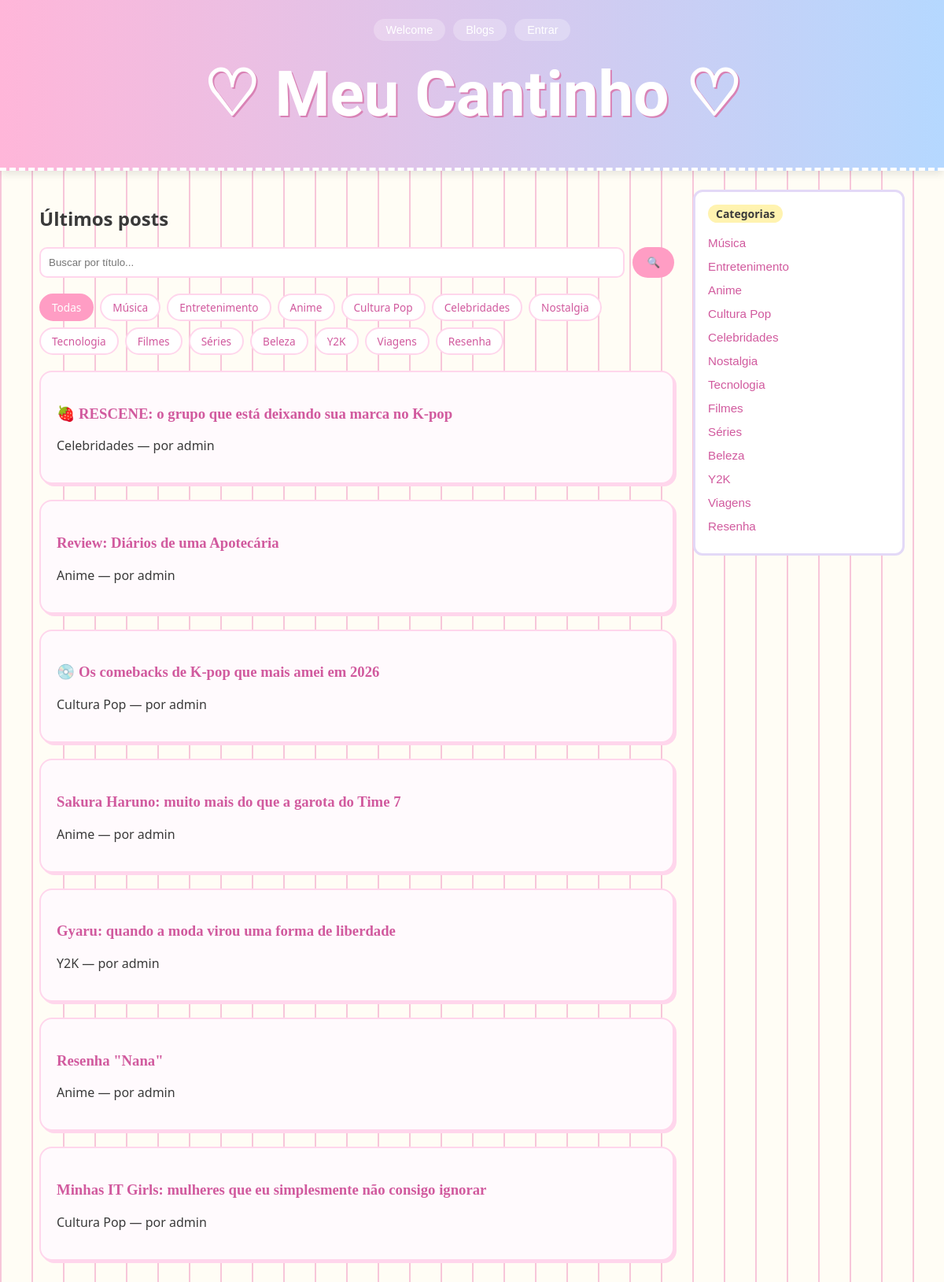
Before: / with the older database file.
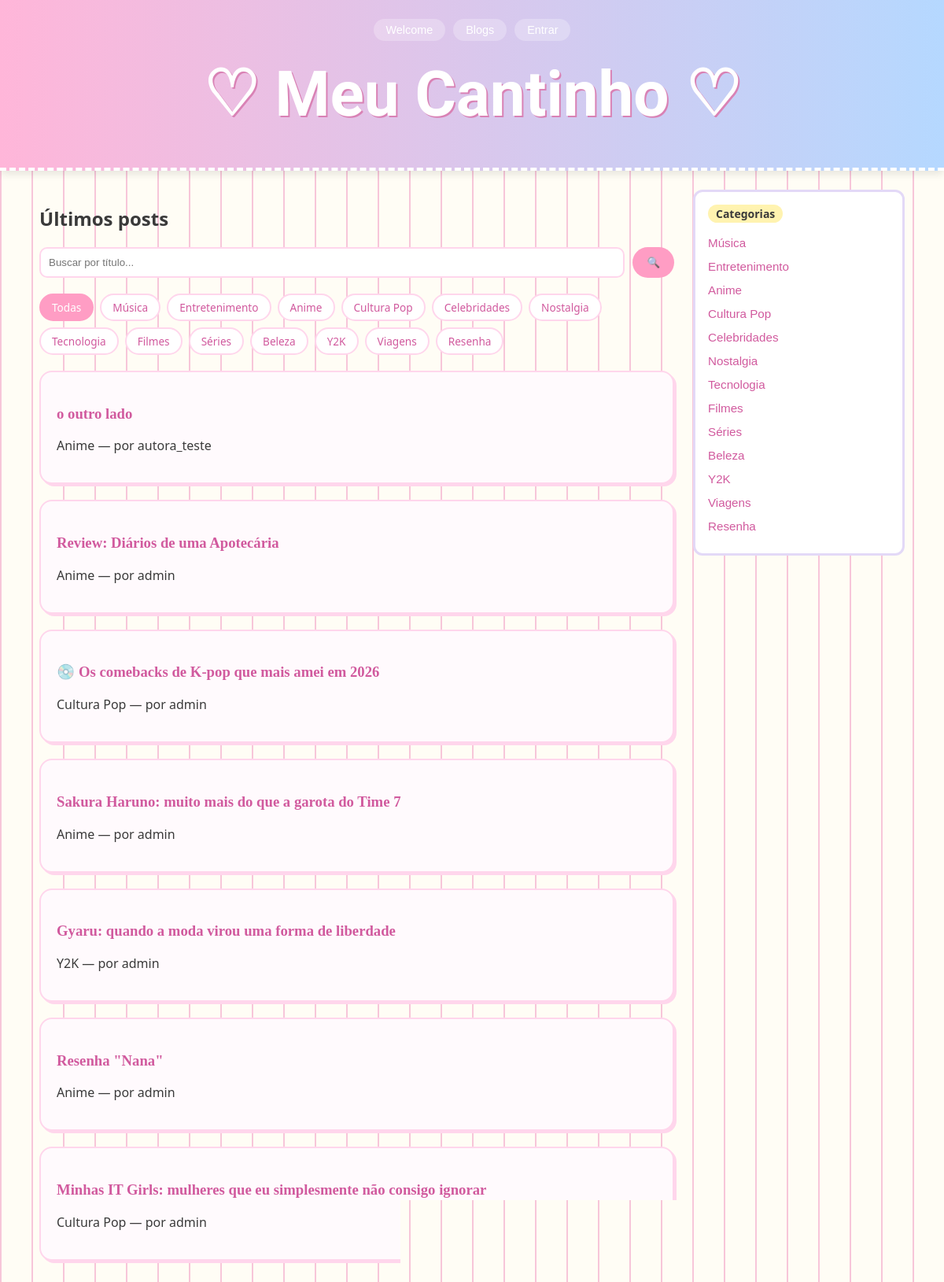
After: the same page with the newer database file.
### blog/models.py (models this page shows, shortened)
class Categoria(models.Model):
    nome = models.CharField(max_length=100)
    slug = models.SlugField(max_length=120, unique=True, blank=True)

class Post(models.Model):
    class Status(models.TextChoices):
        RASCUNHO = 'RASCUNHO', 'Rascunho'
        EM_REVISAO = 'EM_REVISAO', 'Em revisão'
        PUBLICADO = 'PUBLICADO', 'Publicado'
        ARQUIVADO = 'ARQUIVADO', 'Arquivado'
    titulo = models.CharField(max_length=200)
    slug = models.SlugField(max_length=220, unique=True, blank=True)
    conteudo = models.TextField()
    imagem_capa = models.ImageField(upload_to='capas/', blank=True, null=True)
    autor = models.ForeignKey(User, on_delete=models.CASCADE, related_name='posts')
    blog = models.ForeignKey(Blog, on_delete=models.CASCADE, null=True, related_name='posts')
    categoria = models.ForeignKey(Categoria, on_delete=models.SET_NULL, null=True, related_name='posts')
    tags = models.ManyToManyField(Tag, blank=True, related_name='posts')
    status = models.CharField(max_length=20, choices=Status.choices, default=Status.RASCUNHO)
    criado_em = models.DateTimeField(auto_now_add=True)
    atualizado_em = models.DateTimeField(auto_now=True)

### blog/views.py (the view)
# urls.py: path('', views.lista_posts, name='lista_posts'),
def lista_posts(request):
    posts = Post.objects.filter(status=Post.Status.PUBLICADO).order_by('-criado_em')
    query = request.GET.get('q', '')
    categoria_id = request.GET.get('categoria', '')
    if query:
     posts = posts.filter(Q(titulo__icontains=query))
    if categoria_id:
        posts = posts.filter(categoria_id=categoria_id)
    return render(request, 'blog/lista_posts.html', {
        'posts': posts,
        'query': query,
        'categoria_selecionada': categoria_id,
        'categorias': Categoria.objects.all(),
    })

### blog/context_processors.py (called while the page is built)
def sidebar_data(request):
    posts_recentes = Post.objects.filter(
        status=Post.Status.PUBLICADO
    ).order_by('-criado_em')[:5]
    posts_mais_comentados = Post.objects.filter(
        status=Post.Status.PUBLICADO
    ).annotate(
        num_comentarios=Count('comentarios')
    ).order_by('-num_comentarios')[:5]
    categorias = Categoria.objects.all()
    total_posts = Post.objects.filter(status=Post.Status.PUBLICADO).count()
    return {
        'sidebar_posts_recentes': posts_recentes,
        'sidebar_posts_comentados': posts_mais_comentados,
        'sidebar_categorias': categorias,
        'sidebar_total_posts': total_posts,
    }

### blog/templates/blog/lista_posts.html (shortened to what this page needs)
{% extends 'blog/base.html' %}
{% block content %}
    {% if categoria_filtrada %}
        <h2>Categoria: {{ categoria_filtrada.nome }}</h2>
    {% else %}
        <h2>Últimos posts</h2>
    {% endif %}
    <form method="get" class="busca-archive">
    <input type="text" name="q" value="{{ query }}" placeholder="Buscar por título...">
    <button type="submit">🔍</button>
    </form>
    <div class="filtro-categorias">
    <a href="{% url 'lista_posts' %}{% if query %}?q={{ query }}{% endif %}" class="pill {% if not categoria_selecionada %}pill-ativo{% endif %}">Todas</a>
    {% for cat in categorias %}
        <a href="?categoria={{ cat.id }}{% if query %}&q={{ query }}{% endif %}" class="pill {% if categoria_selecionada == cat.id|stringformat:'s' %}pill-ativo{% endif %}">{{ cat.nome }}</a>
    {% endfor %}
    </div>
    {% for post in posts %}
        <article>
            <h3><a href="{% url 'detalhe_post' post.slug %}">{{ post.titulo }}</a></h3>
            <p>{{ post.categoria.nome }} — por {{ post.autor.username }}</p>
        </article>
    {% empty %}
        <p>Nenhum post encontrado.</p>
    {% endfor %}
{% endblock %}

### blog/templates/blog/base.html (shortened to what this page needs)
<!DOCTYPE html>
<html lang="pt-br">
<head>
    {% load static %}
    <link rel="stylesheet" href="{% static 'blog/style.css' %}">
</head>
<body>
    <header>
        <nav>
            {% if user.is_authenticated %}
                <span class="saudacao">Olá, {{ user.username }}</span>
                <a href="{% url 'welcome' %}">Welcome</a>
                <a href="{% url 'lista_blogs' %}">Blogs</a>
                <a href="{% url 'meus_posts' %}">Meus posts</a>
                <a href="{% url 'revisao' %}">Revisão</a>
                <a href="{% url 'dashboard' %}">Dashboard</a>
                <form method="post" action="{% url 'logout' %}" style="display:inline">
                    {% csrf_token %}
                    <button type="submit" class="btn-sair">Sair</button>
                </form>
            {% else %}
                <a href="{% url 'welcome' %}">Welcome</a>
                <a href="{% url 'lista_blogs' %}">Blogs</a>
                <a href="{% url 'login' %}">Entrar</a>
            {% endif %}
        </nav>
        <h1><a href="{% url 'lista_posts' %}">♡ Meu Cantinho ♡</a></h1>
    </header>
    <main class="layout">
        <div class="conteudo">
            {% block content %}{% endblock %}
        </div>
        <aside class="sidebar">
            <div class="widget">
                <h3>Categorias</h3>
                <ul>
                    {% for cat in sidebar_categorias %}
                        <li><a href="{% url 'posts_por_categoria' cat.id %}">{{ cat.nome }}</a></li>
                    {% endfor %}
                </ul>
            </div>

Changed rows visible on the page:
no longer on this page (row edited): Post: titulo "🍓 RESCENE: o grupo que está deixando sua marca no K-pop", categoria.nome "Celebridades", autor.username "admin"
added Post: titulo "o outro lado", categoria.nome "Anime", autor.username "autora_teste"
